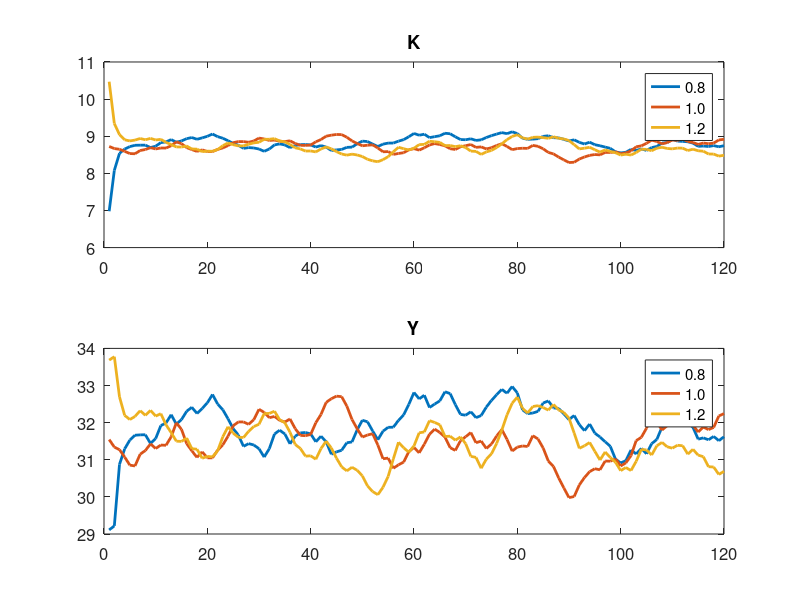

Reproduce this figure in MATLAB.
%
% Chapter 2
% OLG
%

clear all 

% parameters setting
kappa = 4;
theta = 0.36;
roe = 0.9;

% initial capital
K0 = [0.8*kappa^(1/(1-theta)),...
      kappa^(1/(1-theta)), ...
      1.2*kappa^(1/(1-theta))];

lambda(1:3,1)=[1 1 1]';    

H =65;
K(1:3,1)=K0;
Y(:,1)=lambda(:,1).*K(:,1).^theta.*H.^(1-theta);


%  dynamics of OLG
for t=2:120
    shock = 0.02.*(rand(3,1)-0.5);
    lambda(:,t)=(1-roe)+roe.*lambda(:,t-1)+shock;

    % capital
    K(:,t)=kappa.*lambda(:,t).*K(:,t-1).^theta;

    % output
    Y(:,t)=lambda(:,t).*K(:,t-1).^theta.*H.^(1-theta);
end    

% Plot
figure('Name','Ch2')
subplot(2,1,1)
  plot(K','LineWidth',2)
  title('K')
  legend({ '0.8','1.0','1.2' });
  set(gca,'FontSize',12)
subplot(2,1,2)
  plot(Y','LineWidth',2)
  title('Y')
  legend({ '0.8','1.0','1.2' });
  set(gca,'FontSize',12)
